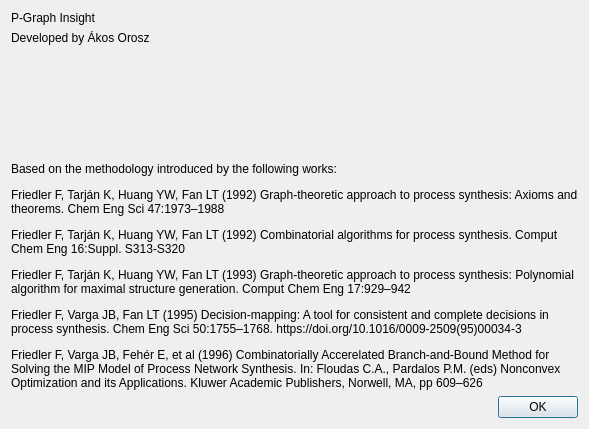
<?xml version="1.0" encoding="UTF-8"?>
<ui version="4.0">
 <class>AboutDialog</class>
 <widget class="QDialog" name="AboutDialog">
  <property name="geometry">
   <rect>
    <x>0</x>
    <y>0</y>
    <width>589</width>
    <height>429</height>
   </rect>
  </property>
  <property name="windowTitle">
   <string>About P-Graph Insight</string>
  </property>
  <layout class="QGridLayout" name="gridLayout">
   <item row="4" column="0">
    <widget class="QDialogButtonBox" name="buttonBox">
     <property name="orientation">
      <enum>Qt::Horizontal</enum>
     </property>
     <property name="standardButtons">
      <set>QDialogButtonBox::Ok</set>
     </property>
    </widget>
   </item>
   <item row="3" column="0">
    <widget class="QLabel" name="label_3">
     <property name="text">
      <string>&lt;html&gt;&lt;head/&gt;&lt;body&gt;&lt;p&gt;Based on the methodology introduced by the following works:&lt;/p&gt;&lt;p&gt;Friedler F, Tarján K, Huang YW, Fan LT (1992) Graph-theoretic approach to process synthesis: Axioms and theorems. Chem Eng Sci 47:1973–1988&lt;/p&gt;&lt;p&gt;Friedler F, Tarján K, Huang YW, Fan LT (1992) Combinatorial algorithms for process synthesis. Comput Chem Eng 16:Suppl. S313-S320&lt;/p&gt;&lt;p&gt;&lt;span style=&quot; font-family:'Times','serif';&quot;&gt;Friedler F, Tarján K, Huang YW, Fan LT (1993) Graph-theoretic approach to process synthesis: Polynomial algorithm for maximal structure generation. Comput Chem Eng 17:929–942&lt;/span&gt;&lt;/p&gt;&lt;p&gt;&lt;span style=&quot; font-family:'Times','serif';&quot;&gt;Friedler F, Varga JB, Fan LT (1995) Decision-mapping: A tool for consistent and complete decisions in process synthesis. Chem Eng Sci 50:1755–1768. https://doi.org/10.1016/0009-2509(95)00034-3&lt;/span&gt;&lt;/p&gt;&lt;p&gt;&lt;span style=&quot; font-family:'Times','serif';&quot;&gt;Friedler F, Varga JB, Fehér E, et al (1996) Combinatorially Accerelated Branch-and-Bound Method for Solving the MIP Model of Process Network Synthesis. In: Floudas C.A., Pardalos P.M. (eds) Nonconvex Optimization and its Applications. Kluwer Academic Publishers, Norwell, MA, pp 609–626&lt;/span&gt;&lt;/p&gt;&lt;/body&gt;&lt;/html&gt;</string>
     </property>
     <property name="wordWrap">
      <bool>true</bool>
     </property>
    </widget>
   </item>
   <item row="0" column="0">
    <widget class="QLabel" name="label">
     <property name="styleSheet">
      <string notr="true">font: 12pt &quot;MS Shell Dlg 2&quot;;</string>
     </property>
     <property name="text">
      <string>P-Graph Insight</string>
     </property>
    </widget>
   </item>
   <item row="1" column="0">
    <widget class="QLabel" name="label_2">
     <property name="text">
      <string>Developed by Ákos Orosz</string>
     </property>
    </widget>
   </item>
   <item row="2" column="0">
    <spacer name="verticalSpacer">
     <property name="orientation">
      <enum>Qt::Vertical</enum>
     </property>
     <property name="sizeHint" stdset="0">
      <size>
       <width>20</width>
       <height>40</height>
      </size>
     </property>
    </spacer>
   </item>
  </layout>
 </widget>
 <resources/>
 <connections>
  <connection>
   <sender>buttonBox</sender>
   <signal>accepted()</signal>
   <receiver>AboutDialog</receiver>
   <slot>accept()</slot>
   <hints>
    <hint type="sourcelabel">
     <x>248</x>
     <y>254</y>
    </hint>
    <hint type="destinationlabel">
     <x>157</x>
     <y>274</y>
    </hint>
   </hints>
  </connection>
  <connection>
   <sender>buttonBox</sender>
   <signal>rejected()</signal>
   <receiver>AboutDialog</receiver>
   <slot>reject()</slot>
   <hints>
    <hint type="sourcelabel">
     <x>316</x>
     <y>260</y>
    </hint>
    <hint type="destinationlabel">
     <x>286</x>
     <y>274</y>
    </hint>
   </hints>
  </connection>
 </connections>
</ui>
